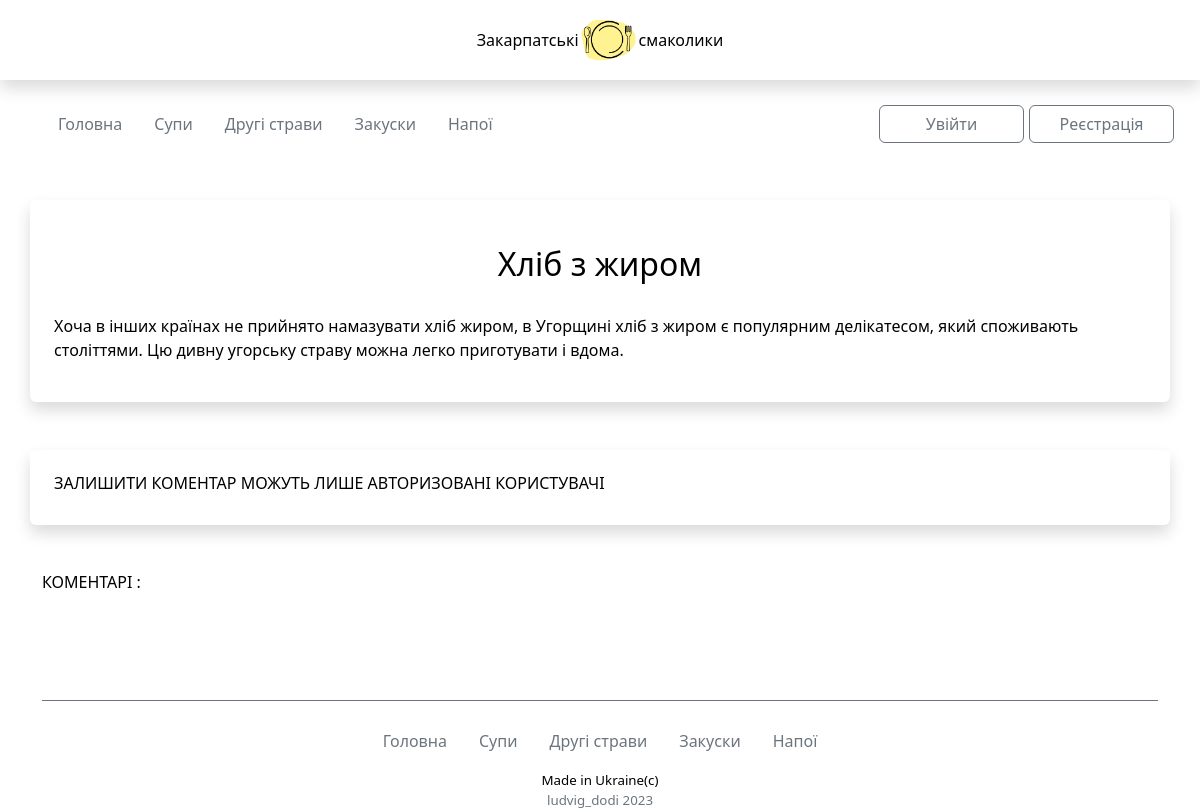
/9, run on an earlier commit of the app's database.
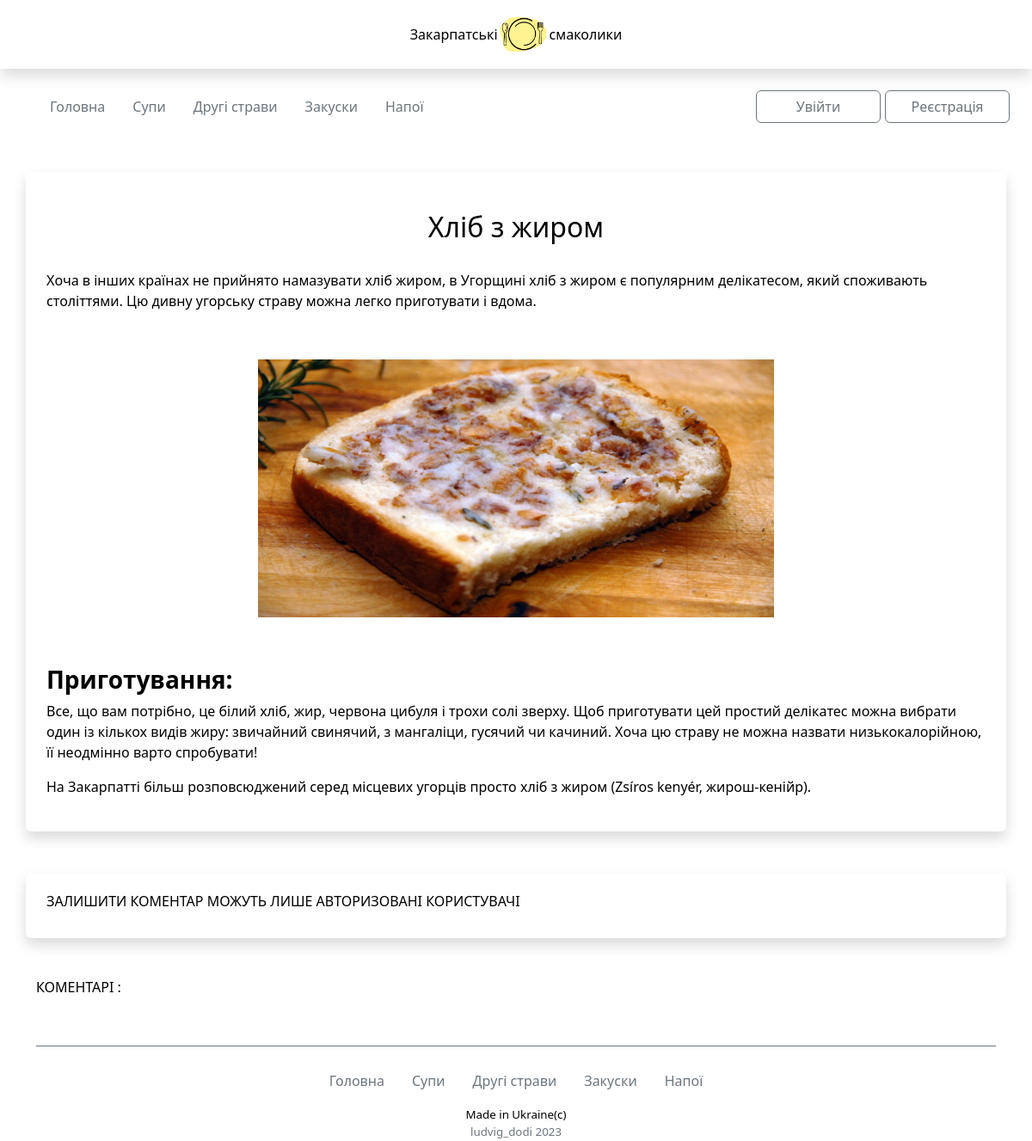
And on a later commit of the database.
### recipes_app/models.py (models this page shows, shortened)
class Recipes(models.Model):
    name = models.CharField('Назва страв', max_length=20, blank=False)
    food_type = models.CharField('Тип їжі', max_length=20, blank=False, default='')
    short_desc = models.TextField('Короткий опис', max_length=80, blank=False)
    img = models.ImageField(null=True, blank=True, upload_to="media/", verbose_name='img')
    text = RichTextUploadingField('Recipe')
    text_second = tinymce_models.HTMLField()
    text_third = models.TextField('text', default='-')

### recipes_app/views.py (the view)
# urls.py: path('<int:recipe_id>', single_recipe, name='single_recipe'),
def single_recipe(request, recipe_id):
    recipe = Recipes.objects.get(pk=recipe_id)
    return render(request, 'single_recipe.html', context={'recipe': recipe})

### templates/single_recipe.html (shortened to what this page needs)
{% extends 'base.html' %}
{% load static %}
{% block content %}
<div class="recipe-page">
    <div class="container shadow p-4 mb-5 mt-5 bg-body rounded">
        <h1>{{recipe.name}}</h1>
            <div class="recipe-content">
                <p class='ck-content'>{{recipe.text | safe}}</p>
            </div>
    </div>
</div>
<div class="comments">
    {% if user.is_authenticated %}
    <div class="container shadow p-4 mb-5 mt-5 bg-body rounded">
        <div class="row">
            <h6>ЗАЛИШИТИ КОМЕНТАР : </h6>
            <div>
                <form action="{% url 'add_comments' recipe.id %}" class="comments" method="post">
                    {% csrf_token %}
                    <div class="col-4 mb-3">
                        <label for="exampleFormControlInput1" class="form-label">
                            <input type="name" class="form-control" id="exampleFormControlInput1" placeholder="Ім'я" name='name'>
                        </label>
                    </div>
                    {% comment %} <div class="col-4 mb-3">
                        <label for="exampleFormControlInput1" class="form-label">
                            <input type="email" class="form-control" id="exampleFormControlInput1" placeholder="Email" name='email'>
                        </label>
                    </div> {% endcomment %}
                    <div class="col-4 mb-3">
                        <label for="exampleFormControlTextarea1" class="form-label">
                            <textarea class="form-control" id="exampleFormControlTextarea1" rows="5" placeholder="Коментар" name="text_comments"></textarea>
                        </label>
                    </div>
                    <div>
                        <button type="submit" class="btn btn-outline-secondary">Відправка</button>
                    </div>
                </form>
            </div>
        </div>
    </div>
    {% else %}
    <div class="container shadow p-4 mb-5 mt-5 bg-body rounded">
        <div class="row">
            <h6>ЗАЛИШИТИ КОМЕНТАР МОЖУТЬ ЛИШЕ АВТОРИЗОВАНІ КОРИСТУВАЧІ </h6>
        </div>
    </div>
    {% endif %}
    <div class="container all-comments">
        <h6>КОМЕНТАРІ : </h6>
    </div>
</div>
{% endblock content %}

What changed in the data, as far as the page shows it:
changed Recipes "Хліб з жиром": text "…легко приготувати і вдома." → "…легко приготувати і вдома. Приготування: Все, що вам потрібно, це білий хліб, жир, червона цибуля і трохи солі зверху. Щоб приготувати цей простий делікатес можна вибрати один із кількох видів жиру: звичайний свинячий, з мангаліци, гусячий чи качиний. Хоча цю страву не можна назвати низькокалорійною, її неодмінно варто спробувати! На Закарпатті більш розповсюджений серед місцевих угорців просто хліб з жиром (Zsíros kenyér, жирош-кенійр)."; text: picture added
